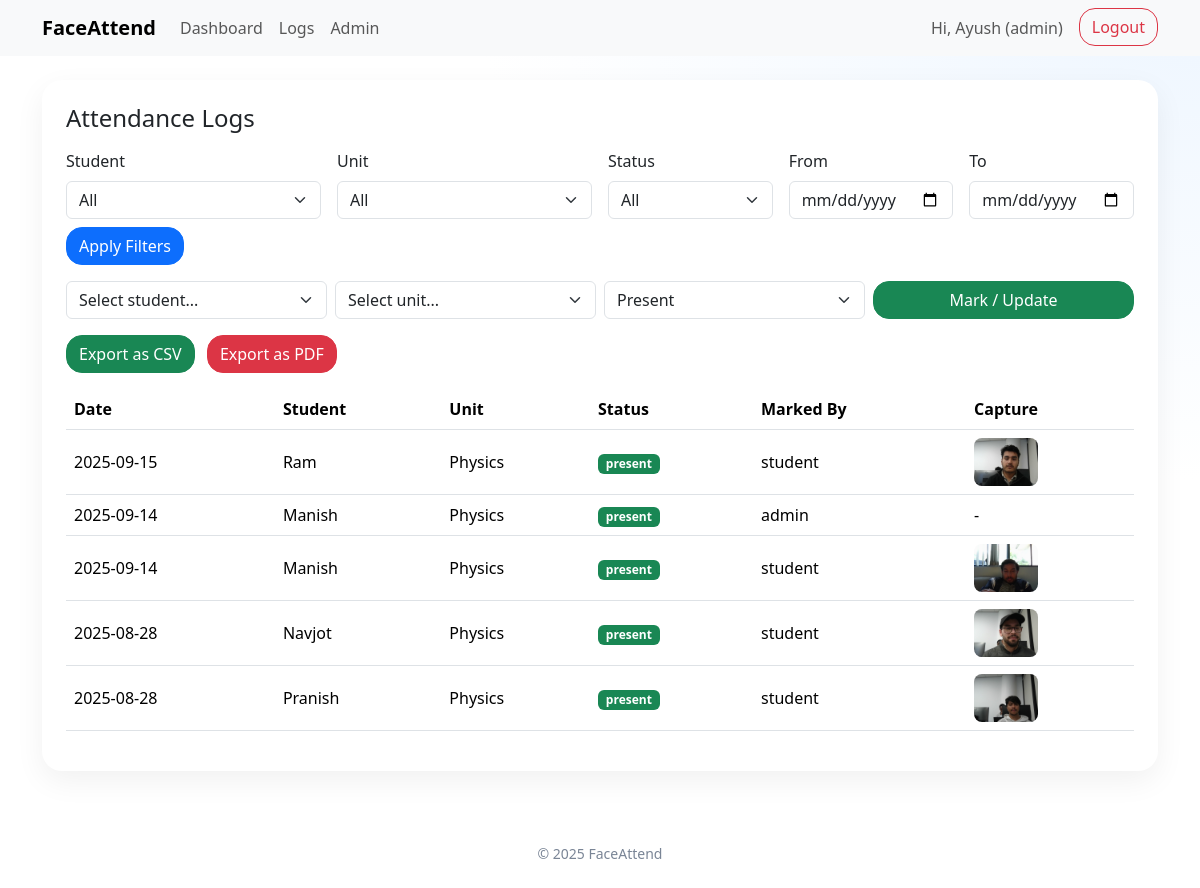
Screenshot of /attendance/logs (signed in) with the database file from the repository.
### models.py (models this page shows, shortened)
class User(db.Model, UserMixin):
    id = db.Column(db.Integer, primary_key=True)
    name = db.Column(db.String(120), nullable=False)
    email = db.Column(db.String(120), unique=True, nullable=False)
    student_id = db.Column(db.String(50), nullable=True, index=True)
    role = db.Column(db.String(20), nullable=False, default="student")  # student, instructor, admin
    password_hash = db.Column(db.String(256), nullable=False)
    face_image_path = db.Column(db.String(255), nullable=True)  # reference image
    created_at = db.Column(db.DateTime, default=datetime.utcnow, nullable=False)
    enrollments = db.relationship('Enrollment', back_populates='user', cascade="all, delete-orphan")
    attendances = db.relationship('Attendance', back_populates='user', cascade="all, delete-orphan")

class Attendance(db.Model):
    id = db.Column(db.Integer, primary_key=True)
    user_id = db.Column(db.Integer, db.ForeignKey('user.id'), nullable=False, index=True)
    unit_id = db.Column(db.Integer, db.ForeignKey('unit.id'), nullable=False, index=True)
    date = db.Column(db.Date, default=date.today, nullable=False, index=True)
    status = db.Column(db.String(10), default="present", nullable=False)  # present/absent
    captured_image_path = db.Column(db.String(255), nullable=True)
    marked_by = db.Column(db.String(20), default="student", nullable=False)  # student/instructor/admin
    created_at = db.Column(db.DateTime, default=datetime.utcnow, nullable=False)
    user = db.relationship('User', back_populates='attendances')
    unit = db.relationship('Unit', back_populates='attendances')

class Unit(db.Model):
    id = db.Column(db.Integer, primary_key=True)
    name = db.Column(db.String(120), unique=True, nullable=False)
    description = db.Column(db.String(250))
    enrollments = db.relationship('Enrollment', back_populates='unit', cascade="all, delete-orphan")
    attendances = db.relationship('Attendance', back_populates='unit', cascade="all, delete-orphan")

### routes/attendance_routes.py (the view)
@attendance_bp.route('/logs', methods=['GET'])
@login_required
def logs():
    student = request.args.get('student', type=int)
    unit_id = request.args.get('unit_id', type=int)
    status = request.args.get('status', type=str)
    date_from = request.args.get('date_from')
    date_to = request.args.get('date_to')
    q = Attendance.query
    if current_user.role == 'student':
        q = q.filter(Attendance.user_id == current_user.id)
    else:
        if student:
            q = q.filter(Attendance.user_id == student)
    if unit_id:
        q = q.filter(Attendance.unit_id == unit_id)
    if status in ('present', 'absent'):
        q = q.filter(Attendance.status == status)
    if date_from:
        q = q.filter(Attendance.date >= datetime.strptime(date_from, "%Y-%m-%d").date())
    if date_to:
        q = q.filter(Attendance.date <= datetime.strptime(date_to, "%Y-%m-%d").date())
    logs = q.order_by(Attendance.date.desc(), Attendance.id.desc()).all()
    students = User.query.order_by(User.name.asc()).all()
    units = Unit.query.order_by(Unit.name.asc()).all()
    return render_template('logs.html', logs=logs, students=students, units=units)

### routes/auth_routes.py (called while the page is built)
@login_manager.user_loader
def load_user(user_id):
    return User.query.get(int(user_id))

### templates/logs.html (shortened to what this page needs)
{% extends 'base.html' %}
{% block content %}
<div class="card p-4">
  <h4 class="mb-3">Attendance Logs</h4>
  <form class="row g-3 mb-3" method="get">
    <div class="col-md-3">
      <label class="form-label">Student</label>
      <select class="form-select" name="student">
        <option value="">All</option>
      </select>
    </div>
    <div class="col-md-3">
      <label class="form-label">Unit</label>
      <select class="form-select" name="unit_id">
        <option value="">All</option>
      </select>
    </div>
    <div class="col-md-2">
      <label class="form-label">Status</label>
      <select class="form-select" name="status">
        <option value="">All</option>
      </select>
    </div>
    <div class="col-md-2">
      <label class="form-label">From</label>
      <input type="date" class="form-control" name="date_from" value="{{ date_from_filter or '' }}">
    </div>
    <div class="col-md-2">
      <label class="form-label">To</label>
      <input type="date" class="form-control" name="date_to" value="{{ date_to_filter or '' }}">
    </div>
    <div class="col-md-12 mt-2">
      <button class="btn btn-primary">Apply Filters</button>
    </div>
  </form>
  {% if current_user.role in ['instructor','admin'] %}
  <form class="row g-2 mb-3" method="post" action="{{ url_for('attendance.mark_manual') }}">
    <div class="col-md-3">
      <select class="form-select" name="user_id" required>
        <option value="">Select student...</option>
      </select>
    </div>
    <div class="col-md-3">
      <select class="form-select" name="unit_id" required>
        <option value="">Select unit...</option>
      </select>
    </div>
    <div class="col-md-3">
      <select class="form-select" name="status">
        <option value="present">Present</option>
      </select>
    </div>
    <div class="col-md-3">
      <button class="btn btn-success w-100">Mark / Update</button>
    </div>
  </form>
  {% endif %}
  <div class="mb-3">
    <a href="{{ url_for('attendance.export_csv') }}" class="btn btn-success me-2">
       Export as CSV
    </a>
    <a href="{{ url_for('attendance.export_pdf') }}" class="btn btn-danger">
       Export as PDF
    </a>
  </div>
  <div class="table-responsive">
    <table class="table align-middle">
      <thead>
        <tr>
          <th>Date</th>
          <th>Student</th>
          <th>Unit</th>
          <th>Status</th>
          <th>Marked By</th>
          <th>Capture</th>
        </tr>
      </thead>
      <tbody>
        {% for log in logs %}
          <tr>
            <td>{{ log.date.strftime('%Y-%m-%d') }}</td>
            <td>{{ log.user.name if log.user else '-' }}</td>
            <td>{{ log.unit.name if log.unit else '-' }}</td>
            <td>
              <span class="badge {% if log.status=='present' %}text-bg-success{% else %}text-bg-secondary{% endif %}">
                {{ log.status }}
              </span>
            </td>
            <td>{{ log.marked_by }}</td>
            <td>
              {% if log.captured_image_path %}
                <img src="{{ url_for('static', filename=log.captured_image_path|replace('\\','/')) }}"
                     alt="cap" style="height:48px;border-radius:.5rem;">
              {% else %}
                -
              {% endif %}
            </td>
          </tr>
        {% endfor %}
      </tbody>
    </table>
  </div>
</div>
{% endblock %}

### templates/base.html (shortened to what this page needs)
<!doctype html>
<html lang="en">
<head>
  <link href="https://cdn.jsdelivr.net/npm/bootstrap@5.3.3/dist/css/bootstrap.min.css" rel="stylesheet">
</head>
<body>
<nav class="navbar navbar-expand-lg bg-body-tertiary mb-4">
  <div class="container">
    <a class="navbar-brand fw-bold" href="{{ url_for('attendance.dashboard') }}">FaceAttend</a>
    <div class="collapse navbar-collapse" id="nav">
      <ul class="navbar-nav me-auto mb-2 mb-lg-0">
        {% if current_user.is_authenticated %}
          <li class="nav-item"><a class="nav-link" href="{{ url_for('attendance.dashboard') }}">Dashboard</a></li>
          {% if current_user.role in ['instructor','admin'] %}
          <li class="nav-item"><a class="nav-link" href="{{ url_for('attendance.logs') }}">Logs</a></li>
          {% endif %}
          {% if current_user.role == 'admin' %}
          <li class="nav-item"><a class="nav-link" href="{{ url_for('admin.admin_dashboard') }}">Admin</a></li>
          {% endif %}
        {% endif %}
      </ul>
      <ul class="navbar-nav">
        {% if not current_user.is_authenticated %}
          <li class="nav-item"><a class="nav-link" href="{{ url_for('auth.login') }}">Login</a></li>
          <li class="nav-item"><a class="nav-link" href="{{ url_for('auth.register') }}">Register</a></li>
        {% else %}
          <li class="nav-item"><span class="nav-link">Hi, {{ current_user.name }} ({{ current_user.role }})</span></li>
          <li class="nav-item"><a class="btn btn-outline-danger ms-2" href="{{ url_for('auth.logout') }}">Logout</a></li>
        {% endif %}
      </ul>
    </div>
  </div>
</nav>
<div class="container mb-5">
  {% block content %}{% endblock %}
</div>
<footer class="container text-center small py-4">© {{ 2025 }} FaceAttend</footer>
</body>
</html>

### templates/base.html (style rules this page uses)
body { background: radial-gradient(1200px 800px at top right, #eef6ff, #ffffff 60%); }
.navbar { backdrop-filter: blur(8px); }
.card { border: 0; border-radius: 1.25rem; box-shadow: 0 10px 30px rgba(0,0,0,.06); }
.btn { border-radius: 1rem; }
footer { color:#7a8596; }

### rows the page displays
User: name "Ayush", role "admin"
Attendance: date "2025-09-15", user "Ram", unit "Physics", status "present", marked_by "student", shows a picture
Attendance: date "2025-09-14", user "Manish", unit "Physics", status "present", marked_by "admin"
Attendance: date "2025-09-14", user "Manish", unit "Physics", status "present", marked_by "student", shows a picture
Attendance: date "2025-08-28", user "Navjot", unit "Physics", status "present", marked_by "student", shows a picture
Attendance: date "2025-08-28", user "Pranish", unit "Physics", status "present", marked_by "student", shows a picture

### other values shown
{{ 2025 }} "2025"
